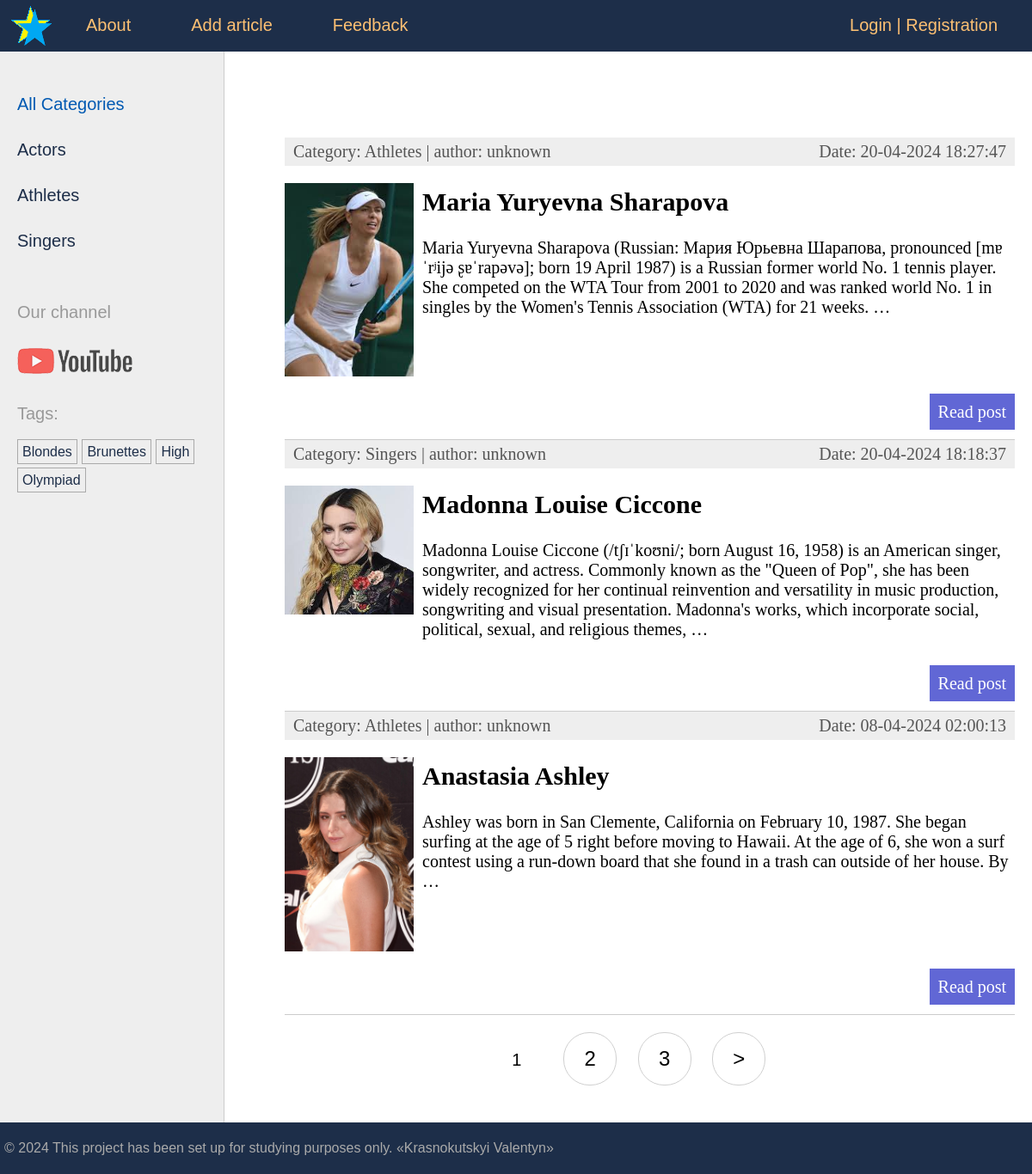
The app's page /, older data.
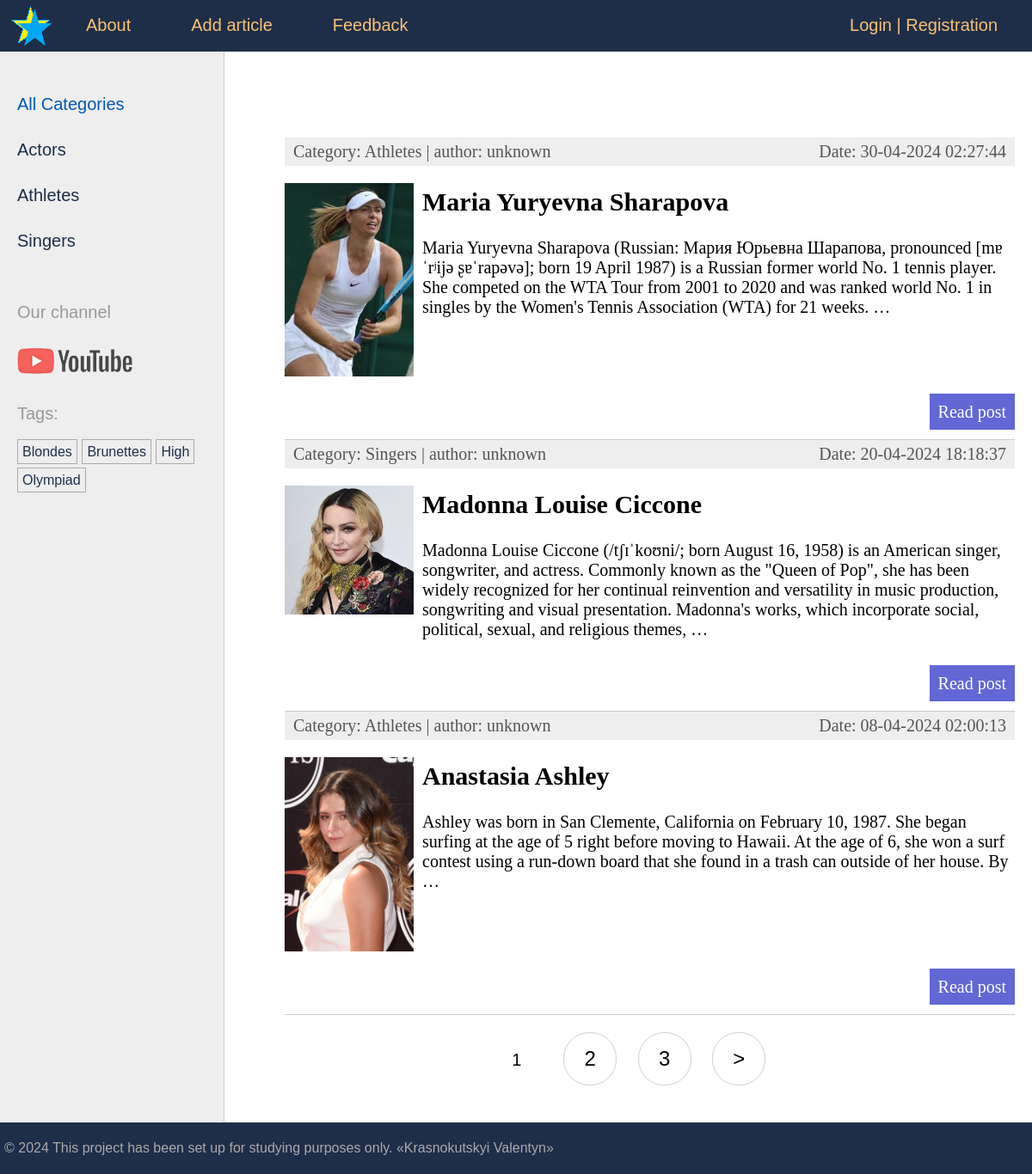
The same page, newer data.
### stars/models.py (models this page shows, shortened)
class Category(models.Model):
    name = models.CharField(max_length=100, db_index=True, verbose_name='Category')  # Name of the category
    slug = models.SlugField(max_length=255, unique=True, db_index=True)  # Unique slug for URLs
    class Meta:
        verbose_name = 'Category'
        verbose_name_plural = 'Categories'
    def get_absolute_url(self):
        return reverse('category', kwargs={'cat_slug': self.slug})  # URL pattern for accessing a category detail view

class TagPost(models.Model):
    tag = models.CharField(max_length=100, db_index=True)  # Tag name
    slug = models.SlugField(max_length=255, unique=True, db_index=True)  # Unique slug for URLs
    def get_absolute_url(self):
        return reverse('tag', kwargs={'tag_slug': self.slug})  # URL pattern for accessing a tag detail view

class Stars(models.Model):
    class Status(models.IntegerChoices):
        DRAFT = 0, 'Draft'
        PUBLISHED = 1, 'Published'
    title = models.CharField(max_length=255, verbose_name='Title', validators=[
        MinLengthValidator(1, message='Minimum 1 characters'),
        MaxLengthValidator(50, message='Maximum 50 characters'),
                            ])  # Title of the star
    slug = models.SlugField(max_length=255, db_index=True, unique=True, verbose_name='Slug', validators=[
        MinLengthValidator(1, message='Minimum 1 characters'),
        MaxLengthValidator(50, message='Maximum 50 characters'),
                            ])  # Unique slug for URLs
    photo = models.ImageField(upload_to="photos/%Y/%m/%d/", default=None, blank=True, null=True, verbose_name="Photo")
    content = models.TextField(blank=True, verbose_name='Article text')  # Content of the star
    time_create = models.DateTimeField(auto_now_add=True, verbose_name='Time create')  # Date and time of creation
    time_update = models.DateTimeField(auto_now=True, verbose_name="Update time")  # Date and time of last update
    is_published = models.BooleanField(choices=tuple(map(lambda x: (bool(x[0]), x[1]), Status.choices)),
                                       default=Status.DRAFT, verbose_name='Status')  # Status of publication
    cat = models.ForeignKey('Category', on_delete=models.PROTECT, related_name='posts',
                            verbose_name='Category')  # Category of the star
    tags = models.ManyToManyField('TagPost', blank=True, related_name='tags',
                                  verbose_name='Tags')  # Tags associated with the star
    spouse = models.OneToOneField('Spouse', on_delete=models.SET_NULL,
                                  null=True, blank=True, related_name='star',
                                  verbose_name='Spouse')  # Spouse of the star
    author = models.ForeignKey(get_user_model(), on_delete=models.SET_NULL, related_name='posts', null=True,
                               default=None)  # Author of the article
    objects = models.Manager()
    published = PublishedModel()  # Custom manager for published stars
    class Meta:
        verbose_name = 'Star'
        verbose_name_plural = 'Stars'
        ordering = ['-time_create']  # Ordering stars by creation time in descending order
        indexes = [
            models.Index(fields=['-time_create']),  # Index for faster querying by creation time
        ]
    def get_absolute_url(self):
        return reverse('post', kwargs={'post_slug': self.slug})  # URL pattern for accessing a star detail view

### stars/views.py (the view)
# urls.py: path('', views.StarsHome.as_view(), name='home'),  # http://127.0.0.1:8000
class StarsHome(DataMixin, ListView):  # View for displaying the main page
    template_name = 'stars/index.html'  # Template name
    context_object_name = 'posts'  # Context variable name
    title_page = 'Main page'
    cat_selected = 0
    def get_queryset(self):  # Get objects to display on the page
        return Stars.published.all().select_related('cat')  # All published articles

### stars/models.py (called while the page is built)
    def get_queryset(self):
        return super().get_queryset().filter(is_published=Stars.Status.PUBLISHED)

### stars/templatetags/stars_tags.py (called while the page is built)
@register.inclusion_tag('stars/list_categories.html')
def show_categories(cat_selected_id=0):
    cats = Category.objects.annotate(total=Count("posts")).filter(total__gt=0)
    return {"cats": cats, "cat_selected": cat_selected_id}

@register.inclusion_tag('stars/list_tags.html')
def show_all_tags():
    return {"tags": TagPost.objects.annotate(total=Count("tags")).filter(total__gt=0)}

### users/context_processors.py (called while the page is built)
def get_stars_context(request):
    return {'mainmenu': menu}

### stars/templates/stars/index.html (shortened to what this page needs)
{% extends 'base.html' %}
{% block content %}
<ul class="list-articles">
    {% for p in posts %}
    <li><div class="article-panel">
         <p class="first">Category: {{p.cat.name}} | author:
             {{p.author.username|default:"unknown"}}</p>
         <p class="last">Date: {{p.time_update|date:"d-m-Y H:i:s"}}</p>
        </div>
        {% if p.photo %}
                   <p ><img class="img-article-left thumb" src="{{p.photo.url}}"></p>
        {% endif %}
        <h2>{{p.title}}</h2>
        {% autoescape off %}
        {{p.content|linebreaks|truncatewords:50}}
        {% endautoescape %}
        <p class="link-read-post"><a href="{{ p.get_absolute_url }}">Read post</a></p>
    </li>
    {% endfor %}
</ul>
{% endblock %}
{% block navigation %}
{% if page_obj.has_other_pages %}
<nav class="list-pages">
    <ul>
        {% for p in paginator.page_range %}
            {% if page_obj.number == p %}
                <li class="page-num page-num-selected">{{ p }}</li>
            {% elif p >= page_obj.number|add:-2 and p <= page_obj.number|add:2  %}
                <li class="page-num">
                    <a href="?page={{ p }}">{{ p }}</a>
                </li>
            {% endif %}
        {% endfor %}
        {% if page_obj.has_next %}
        <li class="page-num">
            <a href="?page={{ page_obj.next_page_number }}">&gt;</a>
        </li>
        {% endif %}
    </ul>
</nav>
{% endif %}
{% endblock %}

### templates/base.html (shortened to what this page needs)
{% load static %}
{% load stars_tags %}
<!DOCTYPE html>
<html>
<head>
    <link type="text/css" href="{% static 'stars/css/styles.css' %}" rel="stylesheet"/>
</head>
</head>
<body>
<table class="table-page" border=0 cellpadding="0" cellspacing="0">
    <tr>
        <td valign=top>
            {% block mainmenu %}
            <div class="header">
                <ul id="mainmenu" class="mainmenu">
                    <li class="logo"><a href="{% url 'home' %}">
                        <div class="logo"></div>
                    </a></li>
                    {% for m in mainmenu %}
                        <li><a href="{% url m.url_name %}">{{m.title}}</a></li>
                    {% endfor %}
                        {% if user.is_authenticated %}
                            <li class="last"><a href="{% url 'users:profile' %}">{{user.username}}</a> | <a href="{% url 'users:logout' %}">Logout</a></li>
                        {% else %}
                            <li class="last"><a href="{% url 'users:login' %}">Login</a> | <a href="{% url 'users:register' %}">Registration</a></li>
                        {% endif %}
                </ul>
            </div>
            {% endblock mainmenu %}
            <table class="table-content" border=0 cellpadding="0" cellspacing="0">
                <tr>
                    <td valign="top" class="left-chapters">
                        <ul id="leftchapters">
                            {% if cat_selected == 0 %}
                            <li class="selected">All Categories</li>
                            {% else %}
                            <li><a href="{% url 'home' %}">All Categories</a></li>
                            {% endif %}
                            {% show_categories cat_selected %}
                            <li class="share">
                                <p>Our channel</p>
                                <a class="share-yt"
                                   href="https://www.youtube.com/"
                                   target="_blank" rel="nofollow"></a>
                            </li>
                            <li>{% show_all_tags %}</li>
                        </ul>
                    </td>
                    <td valign="top" class="content">
                        <div class="content-text">
                            {% block content %}
                            {% endblock %}
                        </div>
                        {% block navigation %}
                        {% endblock %}
                    </td>
                </tr>
            </table>
        </td>
    </tr>
    <tr>
        <td valign=top>
            <div id="footer">
                <p>&copy; 2024 This project has been set up for studying purposes only.
                    &laquo;Krasnokutskyi Valentyn&raquo;</p>
            </div>
        </td>
    </tr>
</table>
</body>
</html>

### stars/templates/stars/list_categories.html
{% for cat in cats %}
         {% if cat.id == cat_selected %}
                   <li class="selected">{{cat.name}}</li>
         {% else %}
                   <li><a href="{{ cat.get_absolute_url }}">{{cat.name}}</a></li>
         {% endif %}
{% endfor %}

### stars/templates/stars/list_tags.html
{% if tags %}
    Tags:</p>
    <ul class="tags-list">
        {% for t in tags %}
        <li><a href="{{t.get_absolute_url}}">{{t.tag}}</a></li>
        {% endfor %}
    </ul>
{% endif %}

### stars/static/stars/css/styles.css (style rules this page uses)
html, body { font-family: 'Arial'; margin: 0; padding: 0; height: 100%; width: 100%; color: #1d2e49; }
a { color: #0059b2; text-decoration: none; }
img { max-width: 600px; height: auto; }
img.img-article-left { max-width: 300px; height: auto; float: left; padding: 0 10px 10px 0; }
img.img-article-left.thumb { max-width: 150px; height: auto; }
p.link-read-post { text-align: right; }
p.link-read-post a { padding: 10px; min-width: 100px; background: #6167d5; color: #fff; text-decoration: none; }
div.article-panel { background: #eee; padding: 5px 10px 5px 10px; box-sizing: border-box; overflow: hidden; color: #555; }
div.article-panel p.first { margin: 0; float: left; }
div.article-panel p.last { margin: 0; float: right; }
ul.list-articles { list-style: none; margin: 0; padding: 0; }
ul.list-articles li { border-bottom: 1px solid #ccc; }
.table-page { width: 100%; height: 100%; vertical-align: top; }
.table-page tr { height: 100%; }
.header { background: #1d2e49; height: 60px; }
.logo { background: url('../images/logo_star.png') no-repeat 10px 5px; width: 70px; height: 60px; }
ul.mainmenu { list-style: none; margin: 0; padding: 0; height: 60px; color: #fdc073; font-size: 20px; overflow: hidden; }
ul.mainmenu li { float: left; margin: 18px 40px 0 30px; }
ul.mainmenu li.logo { margin: 0; }
ul.mainmenu li.last { float: right; }
ul.mainmenu li a { color: #fdc073; text-decoration: none; }
.table-content { width: 100%; min-height: 100%; height: 100%; }
.left-chapters { margin: 0; background: #eee; border-right: 1px solid #ccc; }
.left-chapters ul { width: 230px; margin: 0; padding: 20px 10px 10px 20px; list-style: none; font-size: 20px; }
.left-chapters ul li { margin: 30px 0 0 0; color: #999; }
.left-chapters ul li.selected { color: #0059b2; }
.left-chapters ul li a { color: #1d2e49; text-decoration: none; }
.left-chapters ul li.share { margin: 60px 0 0 0; }
.left-chapters ul li.share p { margin: 30px 0 30px 0; }
.left-chapters ul li.share a { display: inline-block; width: 40px; height: 40px; margin: 0 20px 0 0; }
.left-chapters ul li.share a.share-yt { width: 100%; height: 30px; background: url('../images/share_yt.png') no-repeat 0 0 }
ul.tags-list { width: 100%; margin: 0; padding: 0; list-style: none; }
ul.tags-list li { margin: 0; padding: 0 0 10px; display: inline-block; }
ul.tags-list li a { padding: 5px; font-size: 16px; border: 1px solid #aaa; }
.content { padding: 40px 20px 20px 40px; width: 100%; box-sizing: border-box; }
.content-text { margin: 60px 0 0 30px; color: #000; font-size: 20px; font-family: Yandex Sans Display Light; }
#footer { box-sizing: border-box; background: #1d2e49; padding: 5px; color: #aaa; font-size: 16px; font-family: Verdana, Geneva, Arial, Helvetica; text-align: left; overflow: hidden; }
.list-pages { text-align: center; margin: 0 0 20px 0; }
.list-pages ul { margin: 20px 0 0 0; padding: 0; list-style: none; }
.list-pages ul li { display: inline-block; margin: 0 20px 0 0; }
.list-pages a { color: #000; font-size: 24px; text-decoration: none; }
.list-pages .page-num, .page-num-selected { display: inline-block; width: 60px; height: 44px; padding: 16px 0 0 0; border: 1px solid #d0d0d0; border-radius: 30px; }
.list-pages .page-num-selected { border: none; color: #000; font-size: 20px; }

Row changes from the older to the newer data that the page shows:
changed Stars "Maria Yuryevna Sharapova": time_update "20-04-2024 18:27:47" → "30-04-2024 02:27:44"
